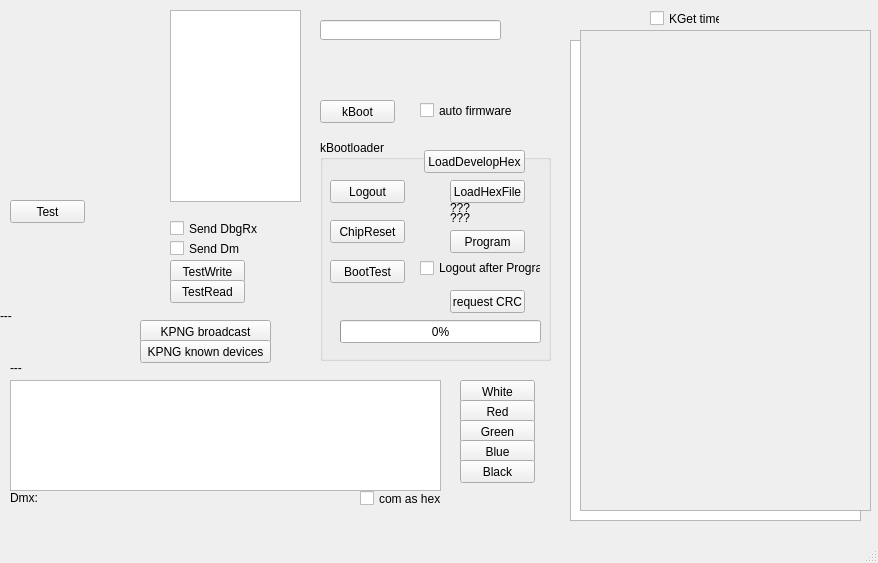
<?xml version="1.0" encoding="UTF-8"?>
<ui version="4.0">
 <class>XBeeGuiClass</class>
 <widget class="QMainWindow" name="XBeeGuiClass">
  <property name="geometry">
   <rect>
    <x>0</x>
    <y>0</y>
    <width>878</width>
    <height>563</height>
   </rect>
  </property>
  <property name="windowTitle">
   <string>MainWindow</string>
  </property>
  <widget class="QWidget" name="centralwidget">
   <widget class="QPushButton" name="pbTest">
    <property name="geometry">
     <rect>
      <x>10</x>
      <y>200</y>
      <width>75</width>
      <height>23</height>
     </rect>
    </property>
    <property name="text">
     <string>Test</string>
    </property>
   </widget>
   <widget class="QPushButton" name="pbTestWrite">
    <property name="geometry">
     <rect>
      <x>170</x>
      <y>260</y>
      <width>75</width>
      <height>23</height>
     </rect>
    </property>
    <property name="text">
     <string>TestWrite</string>
    </property>
   </widget>
   <widget class="QPushButton" name="pbTestRead">
    <property name="geometry">
     <rect>
      <x>170</x>
      <y>280</y>
      <width>75</width>
      <height>23</height>
     </rect>
    </property>
    <property name="text">
     <string>TestRead</string>
    </property>
   </widget>
   <widget class="QLabel" name="labelComTx">
    <property name="geometry">
     <rect>
      <x>0</x>
      <y>290</y>
      <width>81</width>
      <height>51</height>
     </rect>
    </property>
    <property name="text">
     <string>---</string>
    </property>
   </widget>
   <widget class="QTextBrowser" name="textCom">
    <property name="geometry">
     <rect>
      <x>10</x>
      <y>380</y>
      <width>431</width>
      <height>111</height>
     </rect>
    </property>
   </widget>
   <widget class="QLabel" name="labelComRx">
    <property name="geometry">
     <rect>
      <x>10</x>
      <y>360</y>
      <width>101</width>
      <height>16</height>
     </rect>
    </property>
    <property name="text">
     <string>---</string>
    </property>
   </widget>
   <widget class="QCheckBox" name="checkSendDmx">
    <property name="geometry">
     <rect>
      <x>170</x>
      <y>240</y>
      <width>70</width>
      <height>17</height>
     </rect>
    </property>
    <property name="text">
     <string>Send Dmx</string>
    </property>
   </widget>
   <widget class="QLabel" name="labelDmxValues">
    <property name="geometry">
     <rect>
      <x>10</x>
      <y>490</y>
      <width>341</width>
      <height>16</height>
     </rect>
    </property>
    <property name="text">
     <string>Dmx: </string>
    </property>
   </widget>
   <widget class="ComBox" name="mycombox" native="true">
    <property name="geometry">
     <rect>
      <x>0</x>
      <y>10</y>
      <width>151</width>
      <height>131</height>
     </rect>
    </property>
   </widget>
   <widget class="QPushButton" name="pbKpngBroadcast">
    <property name="geometry">
     <rect>
      <x>140</x>
      <y>320</y>
      <width>131</width>
      <height>23</height>
     </rect>
    </property>
    <property name="text">
     <string>KPNG broadcast</string>
    </property>
   </widget>
   <widget class="QPushButton" name="pbKpngKnown">
    <property name="geometry">
     <rect>
      <x>140</x>
      <y>340</y>
      <width>131</width>
      <height>23</height>
     </rect>
    </property>
    <property name="text">
     <string>KPNG known devices</string>
    </property>
   </widget>
   <widget class="QTableView" name="displayValues">
    <property name="geometry">
     <rect>
      <x>570</x>
      <y>40</y>
      <width>291</width>
      <height>481</height>
     </rect>
    </property>
   </widget>
   <widget class="QListWidget" name="listDevices">
    <property name="geometry">
     <rect>
      <x>170</x>
      <y>10</y>
      <width>131</width>
      <height>192</height>
     </rect>
    </property>
   </widget>
   <widget class="QPushButton" name="pbKBoot">
    <property name="geometry">
     <rect>
      <x>320</x>
      <y>100</y>
      <width>75</width>
      <height>23</height>
     </rect>
    </property>
    <property name="text">
     <string>kBoot</string>
    </property>
    <property name="checkable">
     <bool>false</bool>
    </property>
    <property name="checked">
     <bool>false</bool>
    </property>
    <property name="flat">
     <bool>false</bool>
    </property>
   </widget>
   <widget class="QGroupBox" name="groupBox">
    <property name="geometry">
     <rect>
      <x>320</x>
      <y>140</y>
      <width>231</width>
      <height>221</height>
     </rect>
    </property>
    <property name="title">
     <string>kBootloader</string>
    </property>
    <widget class="QPushButton" name="pbKbootLogout">
     <property name="geometry">
      <rect>
       <x>10</x>
       <y>40</y>
       <width>75</width>
       <height>23</height>
      </rect>
     </property>
     <property name="text">
      <string>Logout</string>
     </property>
    </widget>
    <widget class="QPushButton" name="pbBootTest">
     <property name="geometry">
      <rect>
       <x>10</x>
       <y>120</y>
       <width>75</width>
       <height>23</height>
      </rect>
     </property>
     <property name="text">
      <string>BootTest</string>
     </property>
    </widget>
    <widget class="QPushButton" name="pbBootChipReset">
     <property name="geometry">
      <rect>
       <x>10</x>
       <y>80</y>
       <width>75</width>
       <height>23</height>
      </rect>
     </property>
     <property name="text">
      <string>ChipReset</string>
     </property>
    </widget>
    <widget class="QPushButton" name="pbBootLoadFlash">
     <property name="geometry">
      <rect>
       <x>130</x>
       <y>40</y>
       <width>75</width>
       <height>23</height>
      </rect>
     </property>
     <property name="text">
      <string>LoadHexFile</string>
     </property>
    </widget>
    <widget class="QPushButton" name="pbBootFlashProgram">
     <property name="geometry">
      <rect>
       <x>130</x>
       <y>90</y>
       <width>75</width>
       <height>23</height>
      </rect>
     </property>
     <property name="text">
      <string>Program</string>
     </property>
    </widget>
    <widget class="QProgressBar" name="pbarKBoot">
     <property name="geometry">
      <rect>
       <x>20</x>
       <y>180</y>
       <width>201</width>
       <height>23</height>
      </rect>
     </property>
     <property name="value">
      <number>0</number>
     </property>
    </widget>
    <widget class="QPushButton" name="pbBootRequestCrc">
     <property name="geometry">
      <rect>
       <x>130</x>
       <y>150</y>
       <width>75</width>
       <height>23</height>
      </rect>
     </property>
     <property name="text">
      <string>request CRC</string>
     </property>
    </widget>
    <widget class="QLabel" name="labelLoadCrc">
     <property name="geometry">
      <rect>
       <x>130</x>
       <y>60</y>
       <width>81</width>
       <height>16</height>
      </rect>
     </property>
     <property name="text">
      <string>???</string>
     </property>
    </widget>
    <widget class="QLabel" name="labelProgCrc">
     <property name="geometry">
      <rect>
       <x>130</x>
       <y>70</y>
       <width>81</width>
       <height>16</height>
      </rect>
     </property>
     <property name="text">
      <string>???</string>
     </property>
    </widget>
    <widget class="QPushButton" name="pbBootLoadFlashDevelop">
     <property name="geometry">
      <rect>
       <x>104</x>
       <y>10</y>
       <width>101</width>
       <height>23</height>
      </rect>
     </property>
     <property name="text">
      <string>LoadDevelopHex</string>
     </property>
    </widget>
    <widget class="QCheckBox" name="chkLogoutAfterProgram">
     <property name="geometry">
      <rect>
       <x>100</x>
       <y>120</y>
       <width>121</width>
       <height>16</height>
      </rect>
     </property>
     <property name="text">
      <string>Logout after Program</string>
     </property>
    </widget>
   </widget>
   <widget class="QCheckBox" name="shkComHex">
    <property name="geometry">
     <rect>
      <x>360</x>
      <y>490</y>
      <width>81</width>
      <height>17</height>
     </rect>
    </property>
    <property name="text">
     <string>com as hex</string>
    </property>
   </widget>
   <widget class="QCheckBox" name="chkKgetTimer">
    <property name="geometry">
     <rect>
      <x>650</x>
      <y>10</y>
      <width>70</width>
      <height>17</height>
     </rect>
    </property>
    <property name="text">
     <string>KGet timer</string>
    </property>
   </widget>
   <widget class="QCheckBox" name="chkAutoFirmware">
    <property name="geometry">
     <rect>
      <x>420</x>
      <y>100</y>
      <width>101</width>
      <height>21</height>
     </rect>
    </property>
    <property name="text">
     <string>auto firmware</string>
    </property>
   </widget>
   <widget class="QPushButton" name="pbDmxW">
    <property name="geometry">
     <rect>
      <x>460</x>
      <y>380</y>
      <width>75</width>
      <height>23</height>
     </rect>
    </property>
    <property name="text">
     <string>White</string>
    </property>
   </widget>
   <widget class="QPushButton" name="pbDmxR">
    <property name="geometry">
     <rect>
      <x>460</x>
      <y>400</y>
      <width>75</width>
      <height>23</height>
     </rect>
    </property>
    <property name="text">
     <string>Red</string>
    </property>
   </widget>
   <widget class="QPushButton" name="pbDmxG">
    <property name="geometry">
     <rect>
      <x>460</x>
      <y>420</y>
      <width>75</width>
      <height>23</height>
     </rect>
    </property>
    <property name="text">
     <string>Green</string>
    </property>
   </widget>
   <widget class="QPushButton" name="pbDmxB">
    <property name="geometry">
     <rect>
      <x>460</x>
      <y>440</y>
      <width>75</width>
      <height>23</height>
     </rect>
    </property>
    <property name="text">
     <string>Blue</string>
    </property>
   </widget>
   <widget class="QPushButton" name="pbDmxX">
    <property name="geometry">
     <rect>
      <x>460</x>
      <y>460</y>
      <width>75</width>
      <height>23</height>
     </rect>
    </property>
    <property name="text">
     <string>Black</string>
    </property>
   </widget>
   <widget class="QLineEdit" name="lineKSEND">
    <property name="geometry">
     <rect>
      <x>320</x>
      <y>20</y>
      <width>181</width>
      <height>20</height>
     </rect>
    </property>
   </widget>
   <widget class="QCheckBox" name="checkSendDbgRx">
    <property name="geometry">
     <rect>
      <x>170</x>
      <y>220</y>
      <width>91</width>
      <height>17</height>
     </rect>
    </property>
    <property name="text">
     <string>Send DbgRx</string>
    </property>
   </widget>
   <widget class="QListWidget" name="displayAutoFirm">
    <property name="enabled">
     <bool>false</bool>
    </property>
    <property name="geometry">
     <rect>
      <x>580</x>
      <y>30</y>
      <width>291</width>
      <height>481</height>
     </rect>
    </property>
   </widget>
  </widget>
  <widget class="QMenuBar" name="menubar">
   <property name="geometry">
    <rect>
     <x>0</x>
     <y>0</y>
     <width>878</width>
     <height>21</height>
    </rect>
   </property>
  </widget>
  <widget class="QStatusBar" name="statusbar"/>
 </widget>
 <customwidgets>
  <customwidget>
   <class>ComBox</class>
   <extends>QWidget</extends>
   <header>combox.h</header>
   <container>1</container>
  </customwidget>
 </customwidgets>
 <resources/>
 <connections/>
</ui>
